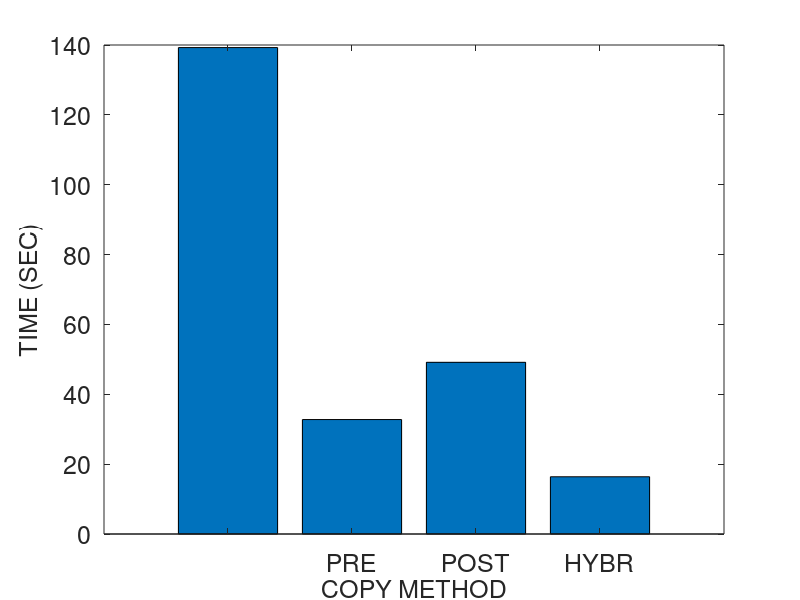
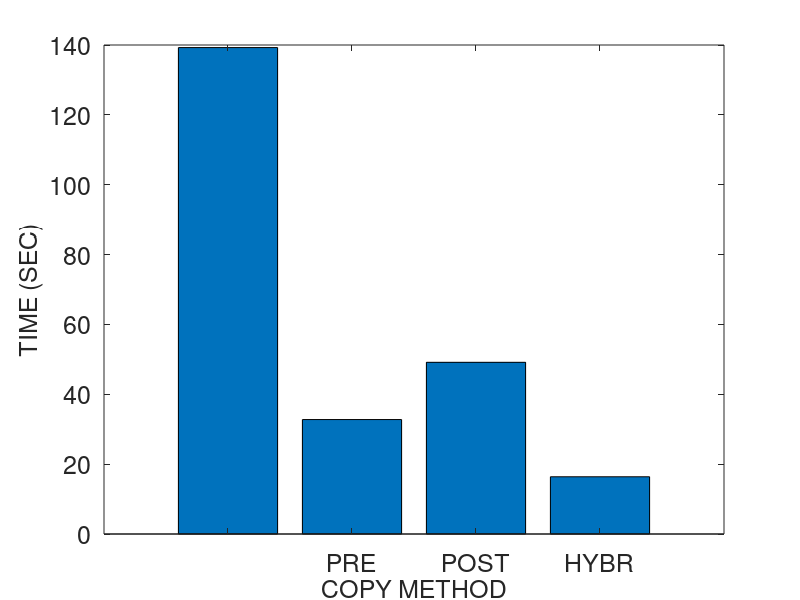
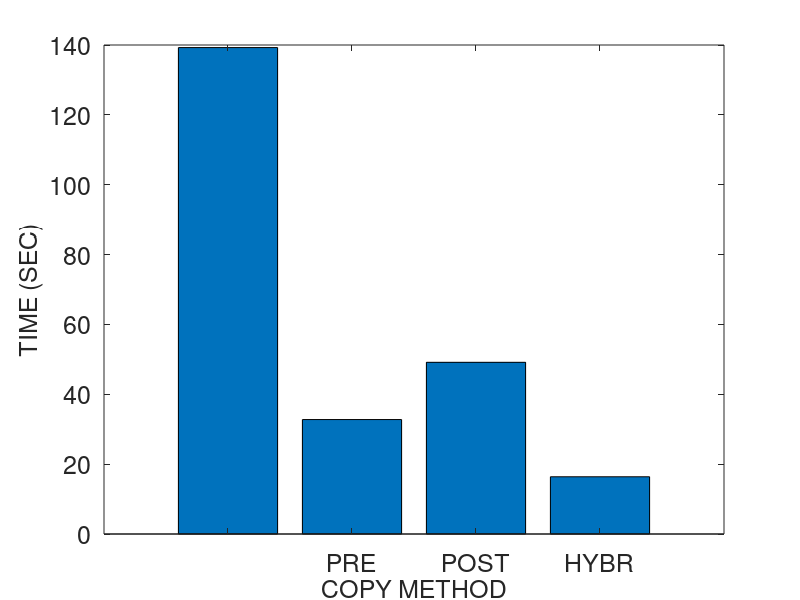
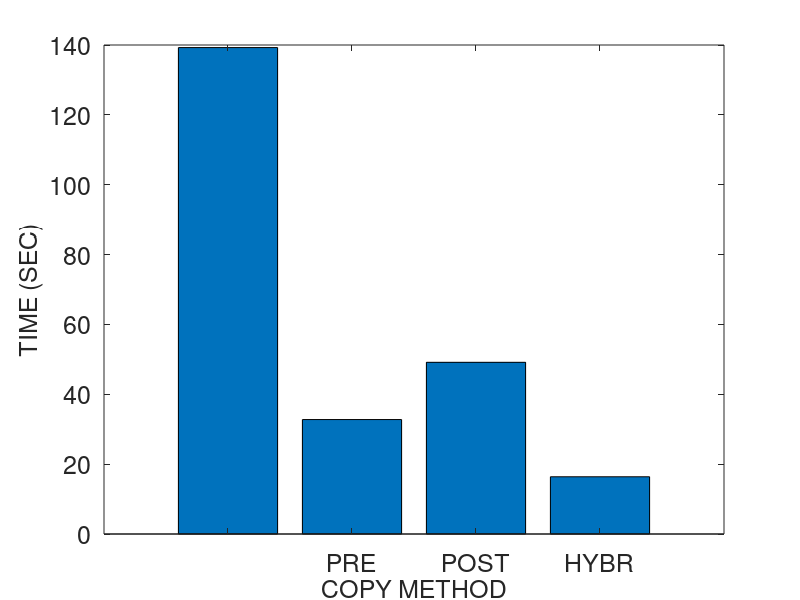

MATLAB code for these plots, in order:
% basic hybrid copy migration
% memory size in MB
r = 4096
r *= 1024 % convert to KB

% page dirty rate in percent (%): against to total memory pages
dirtyrate = 50 
dirtyrate /= 100

readrate = 0
readrate /= 100

run = 1

pagesize = 4 % in KB
numpages = r / pagesize

% delta compression rate
comp = 0.5 

% amount of CPU and device states in KB 
scinfo = 100

% working set size in number of pages
wss = numpages * 0.25

% 0: zero, 1: read, 2: dirtied, 3: inactive data
mem = zeros(1, numpages);

% prediction accuracy 0 through 1
acc = 1
%acc = 0

% bandwidth in gbps
b = 1000 
b = b * 1024/8 % convert to KB

fontsize = 18
%fontsize = 20

totaltime = 0;
downtime = 0;
totaldata = 0;

A = zeros(4, 3);

%%%%%%%%%%%%%%%%%%%%%%%%%%%%%%
% precopy migration
%%%%%%%%%%%%%%%%%%%%%%%%%%%%%%
fprintf('\n')
disp('==================== Precopy migration ====================')
% iterations
present = numpages
iter = 0
while present > 50 && iter < 29 && totaldata < 4*r
	pretime = present / b
	totaltime += pretime
	totaldata += present
	present = numpages * dirtyrate
	%dirts = wss * dirtyrate
	iter += 1
end

% stop-and-copy phase
% stop conditions: 29 iterations, 50 pages, 4 memory size sent
scsent = scinfo + present * pagesize
downtime = scsent / b
totaltime += downtime
totaldata += scsent

% network fault rate
NFR = 0

A (1, 1) = totaltime;
A (1, 2) = downtime;
A (1, 3) = totaldata;

%%%%%%%%%%%%%%%%%%%%%%%%%%%%%%
% postcopy migration
%%%%%%%%%%%%%%%%%%%%%%%%%%%%%%
fprintf('\n')
disp('===================== Postcopy migration ======================')
totaltime = 0;
downtime = 0;
totaldata = 0;

% stop-and-copy phase
scsent = scinfo
downtime = scsent / b
totaltime += downtime
totaldata += scsent

% prepaging (bubbling) and on-demand paging
postsent = r
posttime = postsent/b
totaltime += posttime
totaldata += postsent
% network fault rate
NFR = 0.2

A (2, 1) = totaltime;
A (2, 2) = downtime;
A (2, 3) = totaldata;

%%%%%%%%%%%%%%%%%%%%%%%%%%%%%%
% hybrid copy migration
%%%%%%%%%%%%%%%%%%%%%%%%%%%%%%
fprintf('\n')
disp('==================== Hybrid copy migration ====================')
totaltime = 0;
downtime = 0;
totaldata = 0;

% precopy phase: single iteration
present = r
pretime = present / b
totaltime += pretime
totaldata += present

% stop-and-copy phase
bitmapsize = 500 % KB
scsent = scinfo + bitmapsize
downtime = scsent / b
totaltime += downtime
totaldata += scsent

% postcopy phase: prepaging (bubbling) and on-demand paging
%dirts = wss * dirtyrate
dirts = numpages * dirtyrate
postsent = dirts * pagesize
posttime = postsent/b
totaltime += posttime
totaldata += postsent
% network fault rate
NFR = 0.2

A (3, 1) = totaltime;
A (3, 2) = downtime;
A (3, 3) = totaldata;

%%%%%%%%%%%%%%%%%%%%%%%%%%%%%%
% proactive hybrid copy migration
%%%%%%%%%%%%%%%%%%%%%%%%%%%%%%
%disp(char(10))
fprintf('\n')
disp('=============== Proactive hybrid copy migration ================')
totaltime = 0;
downtime = 0;
totaldata = 0;

% precopy phase
% LRU, PFR

% scan the dirtied pages
% for dirtied pages
% 	mark dirtied (1)
% 	mem(random (1, wss * 0.1))	
randperm(int64(wss * 0.1));
% for read pages
% 	mark read (2)
% 	mem (random (wss * 0.1, wss * 0.2))

% for pages
% 	predict read/write

% send the pages most likely to be read and least likely to be dirtied
% do not send the pages most likely to be dirtied
% construct queue with the order of p1/p2
%reads = numpages * 0.4 
% total read rate = wss * read_rate = 0.25 * 0.16 = 0.04 (4%)
%read_rate = 0.16
%read_rate = 0.04 % 4% of total memory
% total write rate = wss * write_rate = 0.25 * 0.16 = 0.04 (4%)
%write_rate = 0.16
%write_rate = 0.04 % 4% of total memory
% simple case: readonly pages (RO) - zero dirtied pages 
%RO = 0.3
pred_pages = numpages * readrate * acc

% LRU
% for LRU queue
% 	mark sent
%	insert the pages into cache and perform delta compression

present = pred_pages * pagesize
pretime = present/b
totaltime += pretime
totaldata += present

% stop-and-copy phase
% send the CPU and device states
bitmapsize = 500 % KB
scsent = scinfo + bitmapsize
downtime = scsent/b
totaltime += downtime
totaldata += scsent

% postcopy phase
postsent = (numpages - pred_pages) * pagesize

% exclude the predicted dirtied pages 
pred_dirts = numpages * dirtyrate * acc
postsent = (numpages - pred_pages - pred_dirts) * pagesize
posttime = postsent/b
totaltime += posttime
totaldata += postsent

% network fault rate
NFR = 0.2

A (4, 1) = totaltime;
A (4, 2) = downtime;
A (4, 3) = totaldata

%%%%%%%%%%%%%%%%%%%%%%%%%%%%%%%%%%%%%%%%%%%%%%%%%%%%%%%
%                     plotting
% precopy
% postcopy
% hybrid
% pro-hybrid
%%%%%%%%%%%%%%%%%%%%%%%%%%%%%%%%%%%%%%%%%%%%%%%%%%%%%%%

%prefix = "M4G_R14W14_acc100_r1"
prefix = strcat ("M4G_R", readrate, "W", dirtyrate, "acc", acc, "r", run)
%prefix = strcat (prefix, "W")
%prefix = strcat (prefix, dirtyrate)

dlmwrite (prefix, A, ' ')

%%%%%%%%%%%%%%%%%%%% total time %%%%%%%%%%%%%%%%%%%%%%
figure;
output = strcat(prefix, ".tt");
%output = prefix
x = ['PRECOPY', 'POSTCOPY', 'HYBRID', 'PRO-HYBRID'];
x = {'', 'PRE', 'POST', 'HYBR', 'PROH', ''};
x = {'', 'PRE', 'POST', 'HYBR', 'PROH'};
%x = 1:1:length(A);
%plot(x, A(:,2)/1000000, x, A(:,3)/1000000, '-.*');
%plot(A(:,2));

%xtics = 1:4:16
%bar(xtics, A(:,1))
bar(A(:,1))
set(gca, 'XTickLabel', x, 'FontSize', fontsize)
xlabel('COPY METHOD', 'FontSize', fontsize);
ylabel('TIME (SEC)', 'FontSize', fontsize);
%legend('PRECOPY', 'POSTCOPY', 'HYBRID', 'PRO-HYBRID');
%bar(x, A(:,1))

saveas (1, strcat(output, ".png"));
saveas (1, strcat(output, ".eps"));
saveas (1, strcat(output, ".emf"));

%%%%%%%%%%%%%%%%%%%% downtime %%%%%%%%%%%%%%%%%%%%%%
figure;
output = strcat(prefix, ".dt");

bar(A(:,2))
set(gca, 'XTickLabel', x, 'FontSize', fontsize)
xlabel('COPY METHOD', 'FontSize', fontsize);
ylabel('TIME (SEC)', 'FontSize', fontsize);

saveas (1, strcat(output, ".png"));
saveas (1, strcat(output, ".eps"));
saveas (1, strcat(output, ".emf"));

%%%%%%%%%%%%%%%%%%%% total data %%%%%%%%%%%%%%%%%%%%%%
figure;
output = strcat(prefix, ".td");

bar(A(:,3))
set(gca, 'XTickLabel', x, 'FontSize', fontsize)
xlabel('COPY METHOD', 'FontSize', fontsize);
ylabel('SIZE (KB)', 'FontSize', fontsize);

saveas (1, strcat(output, ".png"));
saveas (1, strcat(output, ".eps"));
saveas (1, strcat(output, ".emf"));
